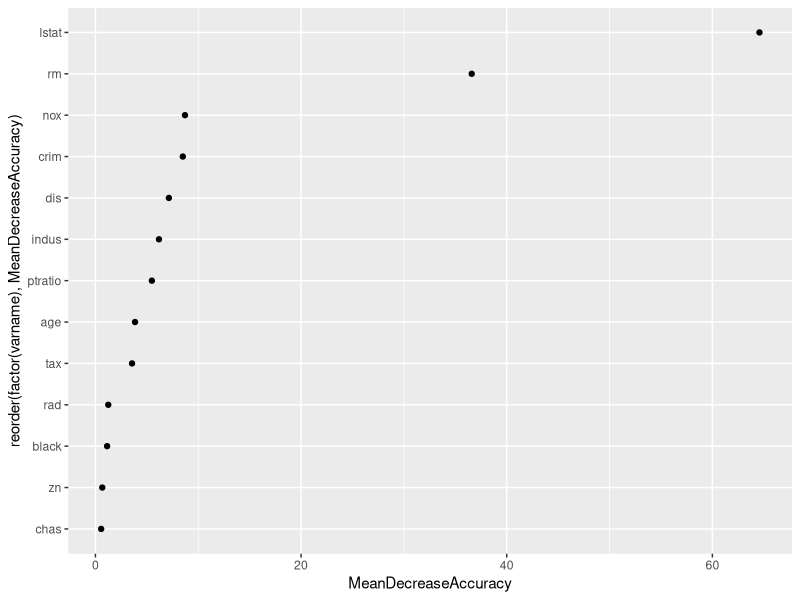
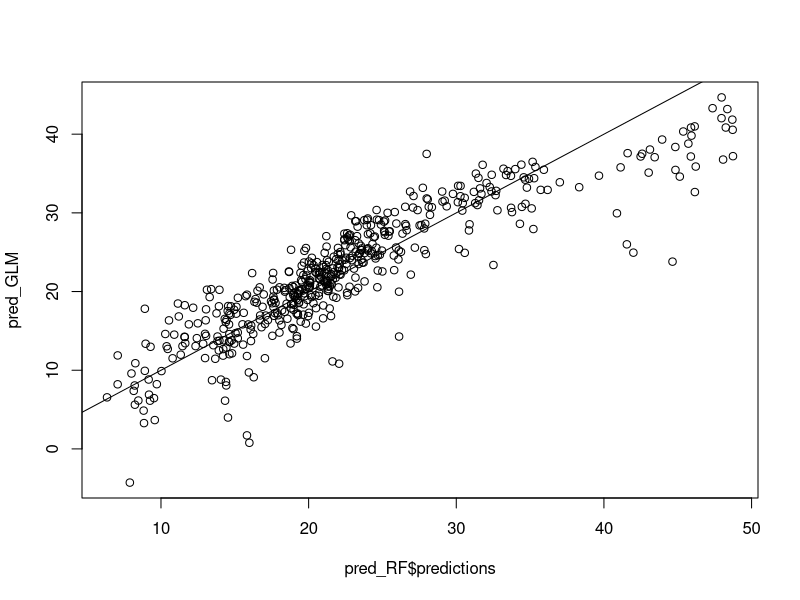
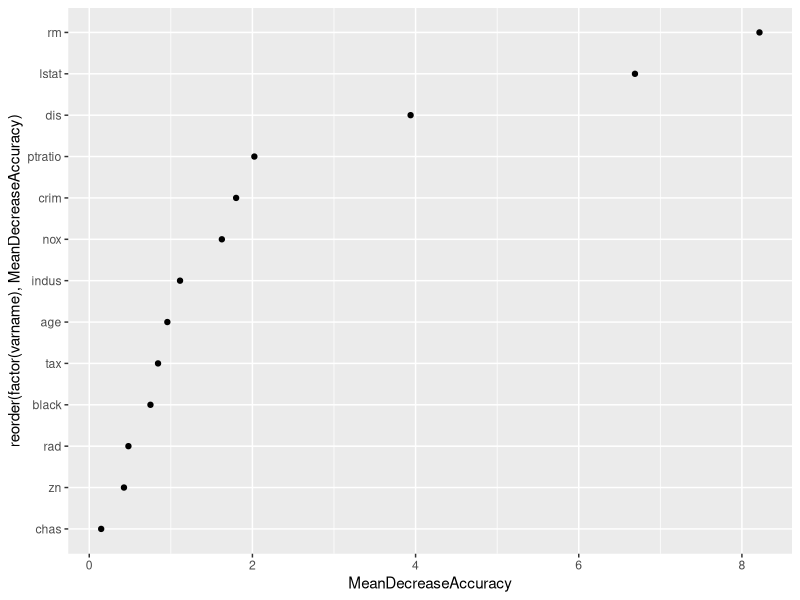
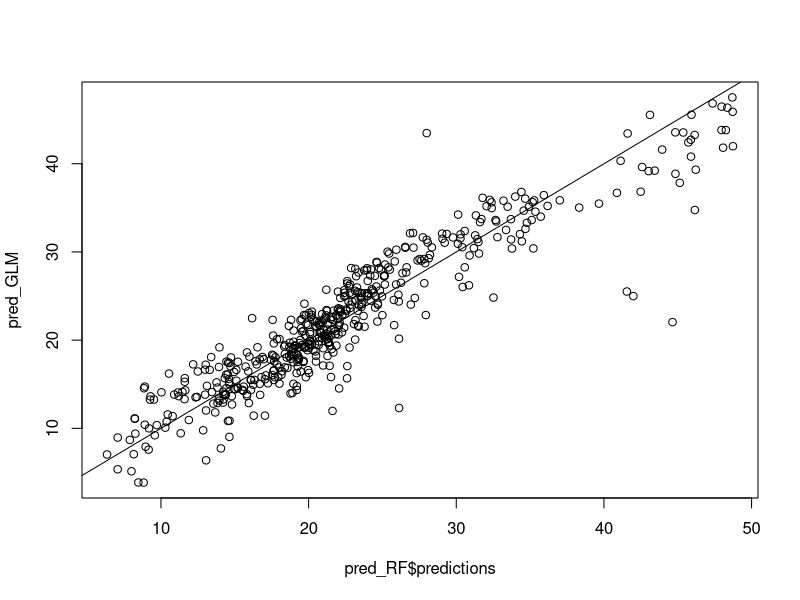
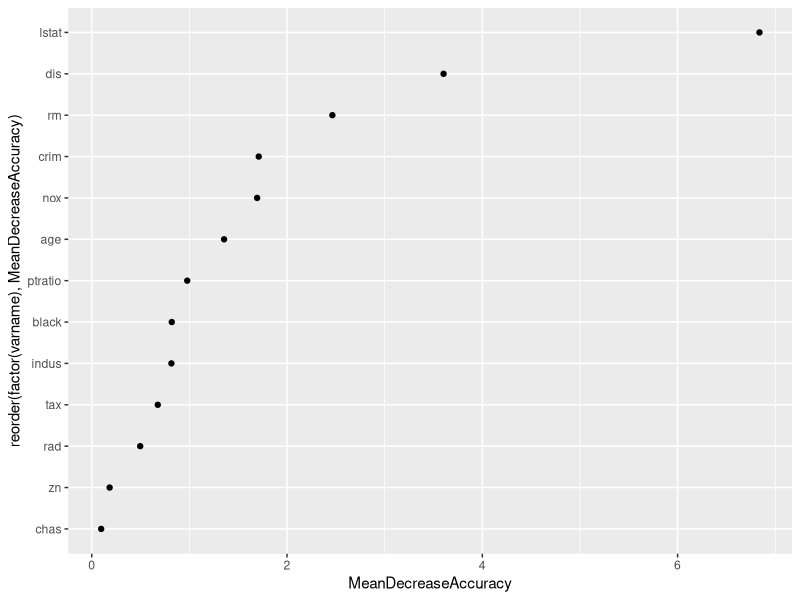
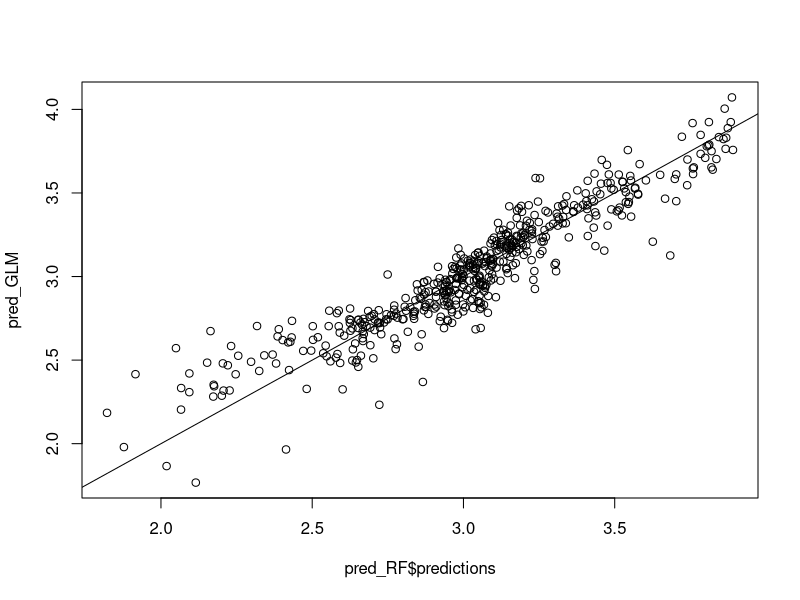
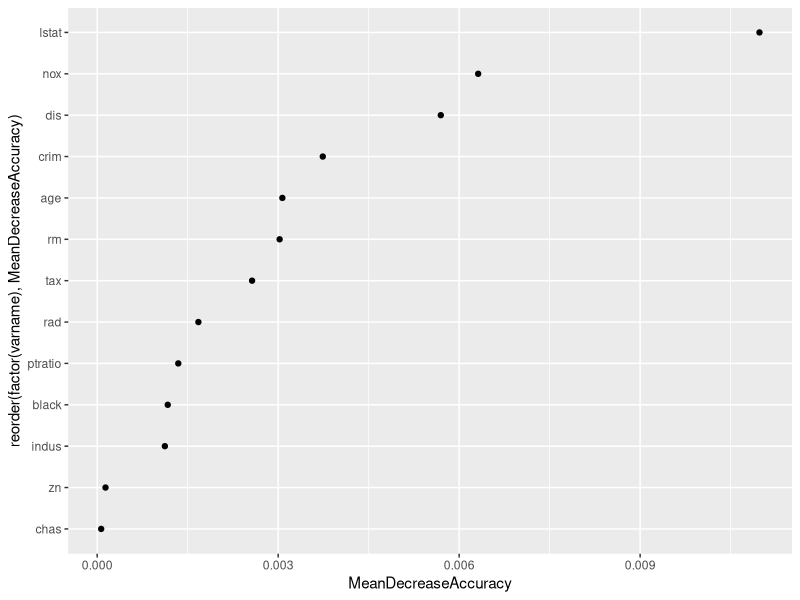
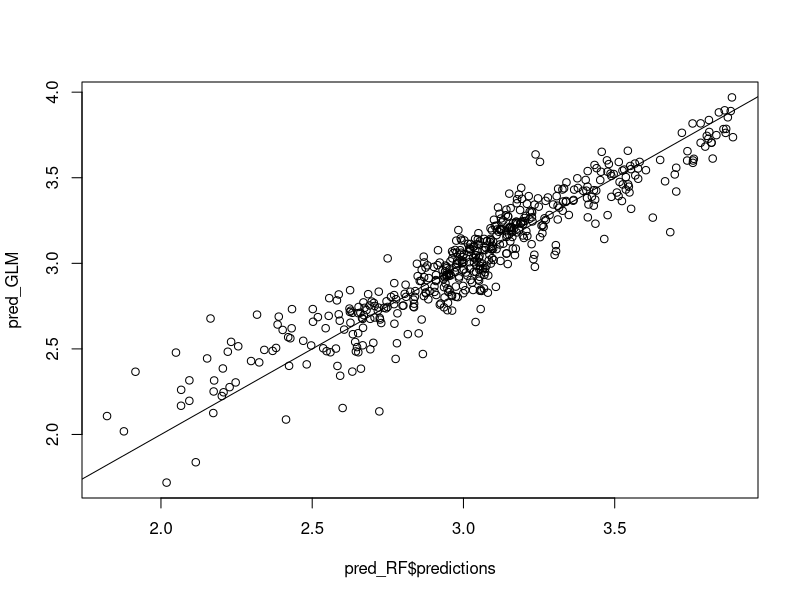

Write the R code that produced these figures, in order.
## ---- chunk 1
rm(list=ls())
library(randomForest)
library(party)
library(ranger)
library(data.table)
library(ggplot2)
library(MASS)

rdunif <- function(n,k) sample(1:k, n, replace = T)
## ---- chunk 2
my_ranger <- ranger(medv ~ ., data = Boston,
                                  importance = "permutation", num.trees = 500,
                                  mtry = 5, replace = TRUE)
  
## ---- chunk 3
myres_tmp <- ranger::importance(my_ranger);
myres <- cbind(names(myres_tmp), myres_tmp,  i = 1)
#my_rownames <- row.names(myres)
myres <- data.table(myres)
setnames(myres, "V1", "varname")
setnames(myres, "myres_tmp", "MeanDecreaseAccuracy")
myres <- myres[, varname := as.factor(varname)]
myres <- myres[, MeanDecreaseAccuracy := as.numeric(MeanDecreaseAccuracy)]
myres <- myres[, i := as.integer(i)]
## ---- chunk 4
ggplot(myres, 
       aes(x = reorder(factor(varname), MeanDecreaseAccuracy), y = MeanDecreaseAccuracy)) + 
  geom_point() + coord_flip()
## ---- chunk 5
my_glm <- glm(medv ~., data = Boston, 
              family = "gaussian")

## ---- chunk 6
pred_RF <- predict(my_ranger, data = Boston)
#pred_RF$predictions
pred_GLM <- predict(my_glm, data = Boston)

plot(pred_RF$predictions, pred_GLM)
abline(0, 1)
## ---- chunk 7
pred_diff <- pred_RF$predictions - pred_GLM

my_ranger_diff <- ranger(Ydiff ~ . - medv, data = data.table(Ydiff = pred_diff, Boston),
                                  importance = "permutation", num.trees = 500,
                                  mtry = 5, replace = TRUE)
my_ranger_diff

## ---- chunk 8
myres_tmp <- ranger::importance(my_ranger_diff)
myres <- cbind(names(myres_tmp), myres_tmp,  i = 1)
#my_rownames <- row.names(myres)
myres <- data.table(myres)
setnames(myres, "V1", "varname")
setnames(myres, "myres_tmp", "MeanDecreaseAccuracy")
myres <- myres[, varname := as.factor(varname)]
myres <- myres[, MeanDecreaseAccuracy := as.numeric(MeanDecreaseAccuracy)]
myres <- myres[, i := as.integer(i)]

## ---- chunk 9
ggplot(myres, 
       aes(x = reorder(factor(varname), MeanDecreaseAccuracy), y = MeanDecreaseAccuracy)) + 
  geom_point() + coord_flip()
## ---- chunk 10
my_glm_int <- glm(medv ~. + rm:lstat, data = Boston, 
              family = "gaussian")
summary(my_glm_int)
## ---- chunk 11

AIC(my_glm)
AIC(my_glm_int)
## ---- chunk 12
pred_RF <- predict(my_ranger, data = Boston)
#pred_RF$predictions
pred_GLM <- predict(my_glm_int, data = Boston)

plot(pred_RF$predictions, pred_GLM)
abline(0, 1)
## ---- chunk 13
pred_diff <- pred_RF$predictions - pred_GLM

my_ranger_diff2 <- ranger(Ydiff ~ . - medv, data = data.table(Ydiff = pred_diff, Boston),
                                  importance = "permutation", num.trees = 500,
                                  mtry = 5, replace = TRUE)
my_ranger_diff2

## ---- chunk 14
myres_tmp <- ranger::importance(my_ranger_diff2)
myres <- cbind(names(myres_tmp), myres_tmp,  i = 1)
#my_rownames <- row.names(myres)
myres <- data.table(myres)
setnames(myres, "V1", "varname")
setnames(myres, "myres_tmp", "MeanDecreaseAccuracy")
myres <- myres[, varname := as.factor(varname)]
myres <- myres[, MeanDecreaseAccuracy := as.numeric(MeanDecreaseAccuracy)]
myres <- myres[, i := as.integer(i)]

## ---- chunk 15
ggplot(myres, 
       aes(x = reorder(factor(varname), MeanDecreaseAccuracy), y = MeanDecreaseAccuracy)) + 
  geom_point() + coord_flip()
## ---- chunk 16
my_glm_int2 <- glm(medv ~. + rm:lstat + lstat:dis, data = Boston, 
              family = "gaussian")
summary(my_glm_int2)
AIC(my_glm_int2)
AIC(my_glm_int)
## ---- chunk 17
# Harrison and Rubinfeld (1978) model
my_glm_hr <- glm(log(medv) ~ I(rm^2) + age + log(dis) + log(rad) + tax + ptratio + 
                     black + I(black^2) + log(lstat) + crim + zn + indus + chas + I(nox^2), data = Boston, 
              family = "gaussian")

summary(my_glm_hr)

my_ranger_log <- ranger(log(medv) ~ ., data = Boston,
                                  importance = "permutation", num.trees = 500,
                                  mtry = 5, replace = TRUE)
  

## ---- chunk 18
pred_RF <- predict(my_ranger_log, data = Boston)
#pred_RF$predictions
pred_GLM <- predict(my_glm_hr, data = Boston)

plot(pred_RF$predictions, pred_GLM)
abline(0, 1)
## ---- chunk 19
pred_diff <- pred_RF$predictions - pred_GLM

my_ranger_log_diff <- ranger(Ydiff ~ . - medv, data = data.table(Ydiff = pred_diff, Boston),
                                  importance = "permutation", num.trees = 500,
                                  mtry = 5, replace = TRUE)
my_ranger_log_diff

## ---- chunk 20
myres_tmp <- ranger::importance(my_ranger_log_diff)
myres <- cbind(names(myres_tmp), myres_tmp,  i = 1)
#my_rownames <- row.names(myres)
myres <- data.table(myres)
setnames(myres, "V1", "varname")
setnames(myres, "myres_tmp", "MeanDecreaseAccuracy")
myres <- myres[, varname := as.factor(varname)]
myres <- myres[, MeanDecreaseAccuracy := as.numeric(MeanDecreaseAccuracy)]
myres <- myres[, i := as.integer(i)]

## ---- chunk 21
ggplot(myres, 
       aes(x = reorder(factor(varname), MeanDecreaseAccuracy), y = MeanDecreaseAccuracy)) + 
  geom_point() + coord_flip()
## ---- chunk 22
my_glm_hr_int <- glm(log(medv) ~ I(rm^2) + age + log(dis) + log(rad) + tax + ptratio + 
                     black + I(black^2) + log(lstat) + crim + zn + indus + chas + I(nox^2) +
                   lstat:nox, data = Boston, 
              family = "gaussian")
summary(my_glm_hr_int)
AIC(my_glm_hr)
AIC(my_glm_hr_int)
## ---- chunk 23
pred_RF <- predict(my_ranger_log, data = Boston)
#pred_RF$predictions
pred_GLM <- predict(my_glm_hr_int, data = Boston)

plot(pred_RF$predictions, pred_GLM)
abline(0, 1)
## ---- chunk 24
pred_diff <- pred_RF$predictions - pred_GLM

my_ranger_log_diff2 <- ranger(Ydiff ~ . - medv, data = data.table(Ydiff = pred_diff, Boston),
                                  importance = "permutation", num.trees = 500,
                                  mtry = 5, replace = TRUE)
my_ranger_log_diff2

## ---- chunk 25
myres_tmp <- ranger::importance(my_ranger_log_diff2)
myres <- cbind(names(myres_tmp), myres_tmp,  i = 1)
#my_rownames <- row.names(myres)
myres <- data.table(myres)
setnames(myres, "V1", "varname")
setnames(myres, "myres_tmp", "MeanDecreaseAccuracy")
myres <- myres[, varname := as.factor(varname)]
myres <- myres[, MeanDecreaseAccuracy := as.numeric(MeanDecreaseAccuracy)]
myres <- myres[, i := as.integer(i)]

## ---- chunk 26
ggplot(myres, 
       aes(x = reorder(factor(varname), MeanDecreaseAccuracy), y = MeanDecreaseAccuracy)) + 
  geom_point() + coord_flip()
## ---- chunk 27
my_glm_hr_int2 <- glm(log(medv) ~ I(rm^2) + age + log(dis) + log(rad) + tax + ptratio + 
                     black + I(black^2) + log(lstat) + crim + zn + indus + chas + I(nox^2) +
                   lstat:nox + lstat:dis, data = Boston, 
              family = "gaussian")
summary(my_glm_hr_int2)
AIC(my_glm_hr_int2)
AIC(my_glm_hr_int)
